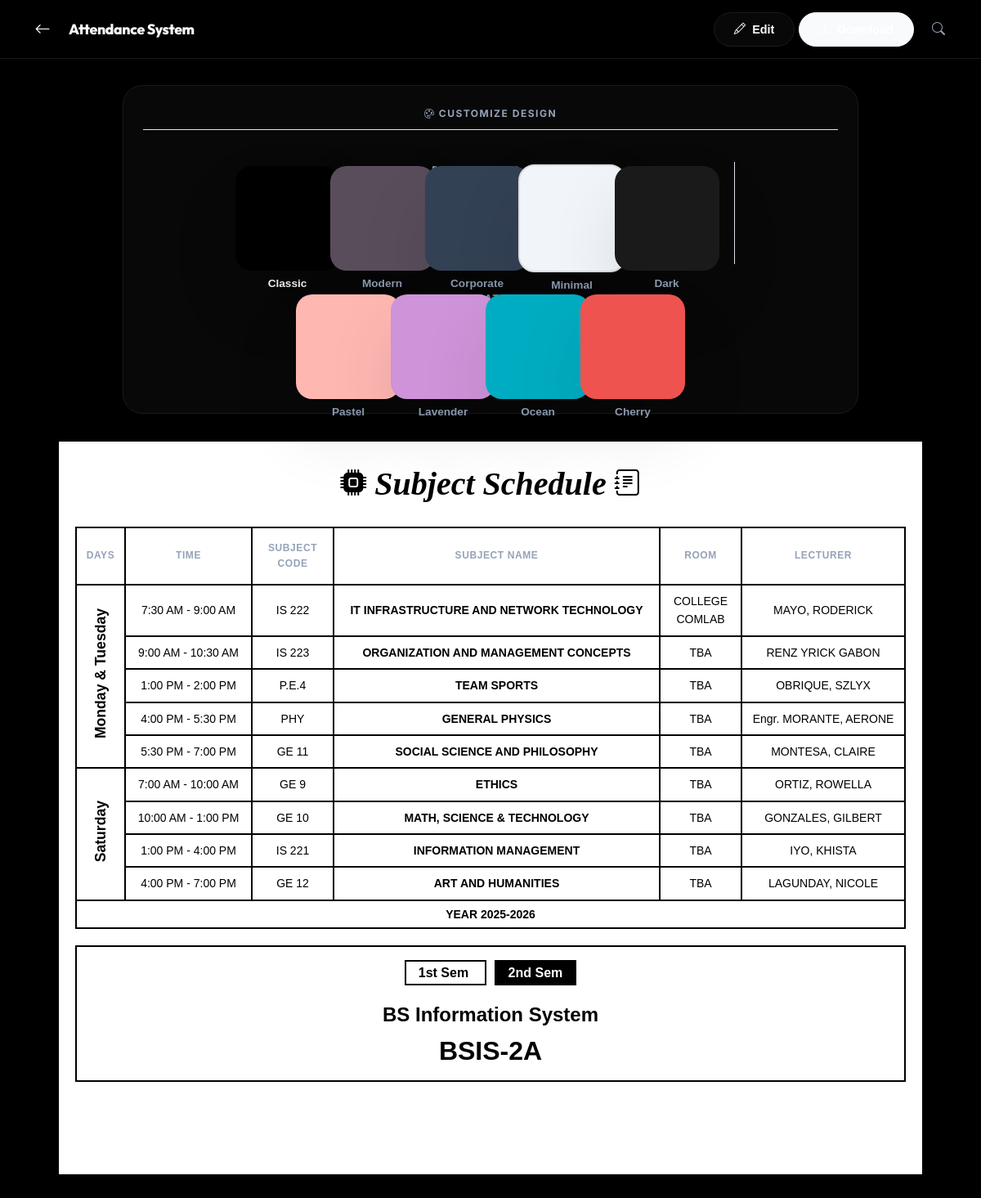
Page /schedule.php on the committed database.
### tables this page shows
CREATE TABLE schedules (
            id INTEGER PRIMARY KEY AUTOINCREMENT,
            subject_id INTEGER NOT NULL,
            day_of_week TEXT NOT NULL, -- Monday, Tuesday...
            start_time TEXT NOT NULL, -- HH:MM (24-hour)
            end_time TEXT NOT NULL,    -- HH:MM
            FOREIGN KEY(subject_id) REFERENCES subjects(id) ON DELETE CASCADE
        );

CREATE TABLE subjects (
            id INTEGER PRIMARY KEY AUTOINCREMENT,
            name TEXT NOT NULL,
            semester TEXT NOT NULL,
            created_at TIMESTAMP DEFAULT CURRENT_TIMESTAMP
        , code TEXT, room TEXT, lecturer TEXT, category TEXT DEFAULT 'subject', is_active INTEGER DEFAULT 1, school_year TEXT);

### schedule.php (the view, shortened to what this page needs)
<?php
require_once 'includes/db.php';
$settingsQuery = $pdo->query("SELECT * FROM schedule_settings");
$meta = [];
while ($row = $settingsQuery->fetch(PDO::FETCH_ASSOC)) {
    $meta[$row['key']] = $row['value'];
}
$semester1 = $meta['semester1'] ?? '1st Sem';
$semester2 = $meta['semester2'] ?? '2nd Sem';
$activeSem = $meta['active_sem'] ?? '2';
$year = $meta['year'] ?? 'YEAR 2025-2026';
$sectionCourse = $meta['section_course'] ?? 'BS Information System';
$sectionName = $meta['section_name'] ?? 'BSIS-2A';
$stmt = $pdo->query("SELECT s.*, sch.day_of_week, sch.start_time, sch.end_time
                     FROM subjects s
                     JOIN schedules sch ON s.id = sch.subject_id
                     ORDER BY sch.day_of_week, sch.start_time");
$data = $stmt->fetchAll(PDO::FETCH_ASSOC);
$grouped = [];
foreach ($data as $row) {
    $key = $row['name'] . '_' . $row['start_time'];
    if (!isset($grouped[$key])) {
        $grouped[$key] = [
            'id' => $row['id'],
            'name' => $row['name'],
            'code' => $row['code'],
            'room' => $row['room'],
            'lecturer' => $row['lecturer'],
            'time' => date('g:i A', strtotime($row['start_time'])) . ' - ' . date('g:i A', strtotime($row['end_time'])),
            'raw_start' => $row['start_time'],
            'days' => []
        ];
    }
    $grouped[$key]['days'][] = $row['day_of_week'];
}
$monTue = [];
$sat = [];
$other = [];
foreach ($grouped as $g) {
    sort($g['days']);
    $dayStr = implode(' & ', $g['days']);
    $g['dayStr'] = $dayStr;
    if (strpos($dayStr, 'Monday') !== false || strpos($dayStr, 'Tuesday') !== false) {
        $monTue[] = $g;
    } elseif (strpos($dayStr, 'Saturday') !== false) {
        $sat[] = $g;
    } else {
        $other[] = $g;
    }
}
$sortByTime = function($a, $b) {
    return strcmp($a['raw_start'], $b['raw_start']);
};
usort($monTue, $sortByTime);
usort($sat, $sortByTime);
?>
<!DOCTYPE html>
<html lang="en">
<head>
    <link href="assets/css/style.css" rel="stylesheet">
    <link rel="stylesheet" href="assets/vendor/bootstrap-icons/bootstrap-icons.css">
</head>
<body>
    <?php
    $navbar_actions = '
        <div class="nav-actions">
            <button onclick="toggleEditMode()" class="btn btn-ghost" id="btn-edit" style="color: var(--text-main); border-radius: 50px;">
                <i class="bi bi-pencil"></i> <span class="hide-mobile">Edit</span>
            </button>
            <button onclick="downloadImage()" class="btn btn-primary" id="btn-download" style="border-radius: 50px;">
                <i class="bi bi-download"></i> <span class="hide-mobile">Download</span>
            </button>
        </div>
    ';
    include 'includes/navbar.php';
    ?>
    <main class="container">
        <div class="controls animate-fade-up">
            <div class="theme-group-label" style="text-align: center; width: 100%; border-bottom: 1px solid #e2e8f0; padding-bottom: 10px; margin-bottom: 15px;">
                <i class="bi bi-palette"></i> Customize Design
            </div>
            <div class="mobile-force-stack" style="display: flex; gap: 2rem; width: 100%; justify-content: center; flex-wrap: wrap;">
                <div style="display: flex; flex-direction: column; gap: 0.5rem; align-items: center;">
                    <span class="theme-group-label">Professional</span>
                    <div class="theme-grid">
                        <button onclick="setTheme('classic')" class="btn-theme active" id="btn-template-classic">
                            <div class="theme-preview-color" style="background:#000;"></div>
                            <span>Classic</span>
                        </button>
                        <button onclick="setTheme('modern')" class="btn-theme" id="btn-template-modern">
                            <div class="theme-preview-color" style="background:#594d5b;"></div>
                            <span>Modern</span>
                        </button>
                        <button onclick="setTheme('corporate')" class="btn-theme" id="btn-template-corporate">
                            <div class="theme-preview-color" style="background:#334155;"></div>
                            <span>Corporate</span>
                        </button>
                        <button onclick="setTheme('minimal')" class="btn-theme" id="btn-template-minimal">
                            <div class="theme-preview-color" style="background:#f1f5f9; border: 2px solid #ddd;"></div>
                            <span>Minimal</span>
                        </button>
                        <button onclick="setTheme('dark')" class="btn-theme" id="btn-template-dark">
                            <div class="theme-preview-color" style="background:#1a1a1a;"></div>
                            <span>Dark</span>
                        </button>
                    </div>
                </div>
                <div style="display: flex; flex-direction: column; gap: 0.5rem; align-items: center;">
                    <span class="theme-group-label">Creative</span>
                    <div class="theme-grid">
                        <button onclick="setTheme('pastel')" class="btn-theme" id="btn-template-pastel">
                            <div class="theme-preview-color" style="background:#ffb7b2;"></div>
                            <span>Pastel</span>
                        </button>
                        <button onclick="setTheme('lavender')" class="btn-theme" id="btn-template-lavender">
                            <div class="theme-preview-color" style="background:#ce93d8;"></div>
                            <span>Lavender</span>
                        </button>
                        <button onclick="setTheme('ocean')" class="btn-theme" id="btn-template-ocean">
                            <div class="theme-preview-color" style="background:#00acc1;"></div>
                            <span>Ocean</span>
                        </button>
                        <button onclick="setTheme('cherry')" class="btn-theme" id="btn-template-cherry">
                            <div class="theme-preview-color" style="background:#ef5350;"></div>
                            <span>Cherry</span>
                        </button>
                    </div>
                </div>
            </div>
        </div>
        <div id="schedule-capture" class="theme-classic">
            <div class="template-preview schedule-container">
                <div class="header-title">
                     <?php if(true): ?>
                    <i class="bi bi-cpu-fill" style=" font-size: 2rem;"></i>
                    <span>Subject Schedule</span>
                    <i class="bi bi-journal-text" style="font-size: 2rem;"></i>
                     <?php endif; ?>
                </div>
                <table id="schedule-table">
                    <thead>
                        <tr>
                            <th style="width: 60px;">Days</th>
                            <th style="width: 155px;">Time</th>
                            <th style="width: 100px;">Subject Code</th>
                            <th>Subject Name</th>
                            <th style="width: 100px;">Room</th>
                            <th style="width: 200px;">Lecturer</th>
                        </tr>
                    </thead>
                    <tbody>
                        <?php $first=true; $rows=count($monTue); foreach($monTue as $i => $row): ?>
                        <tr class="row-container" ondblclick="editRow(<?= htmlspecialchars(json_encode($row)) ?>)">
                            <?php if($first): ?>
                                <td rowspan="<?= $rows ?>" style="vertical-align: middle;">
                                    <div class="vertical-text">Monday & Tuesday</div>
                                </td>
                                <?php $first=false; ?>
                            <?php endif; ?>
                            <td>
                                <?= $row['time'] ?>
                            </td>
                            <td><?= $row['code'] ?></td>
                            <td style="font-weight: bold;"><?= $row['name'] ?></td>
                            <td><?= $row['room'] ?></td>
                            <td><?= $row['lecturer'] ?></td>
                        </tr>
                        <?php endforeach; ?>
                        <?php $first=true; $rows=count($sat); foreach($sat as $i => $row): ?>
                        <tr class="row-container" ondblclick="editRow(<?= htmlspecialchars(json_encode($row)) ?>)">
                            <?php if($first): ?>
                                <td rowspan="<?= $rows ?>" style="vertical-align: middle;">
                                    <div class="vertical-text">Saturday</div>
                                </td>
                                <?php $first=false; ?>
                            <?php endif; ?>
                            <td>
                                <?= $row['time'] ?>
                            </td>
                            <td><?= $row['code'] ?></td>
                            <td style="font-weight: bold;"><?= $row['name'] ?></td>
                            <td><?= $row['room'] ?></td>
                            <td><?= $row['lecturer'] ?></td>
                        </tr>
                        <?php endforeach; ?>
                        <tr>
                            <td colspan="6" class="sub-header" style="height: 30px; vertical-align: middle;">
                                <?= $year ?>
                            </td>
                        </tr>
                    </tbody>
                </table>
                <div class="footer-info">
                   <span class="<?= $activeSem == '1' ? 'active-sem' : '' ?>" style="border: 2px solid black; padding: 5px 15px; margin-right: 10px; font-size: 1rem; <?= $activeSem == '1' ? 'background:black; color:white;' : '' ?>">
                        <?= $semester1 ?>
                   </span>
                   <span class="<?= $activeSem == '2' ? 'active-sem' : '' ?>" style="border: 2px solid black; padding: 5px 15px; font-size: 1rem; <?= $activeSem == '2' ? 'background:black; color:white;' : '' ?>">
                        <?= $semester2 ?>
                   </span>
                   <div style="margin-top: 15px;">
                       <?= $sectionCourse ?><br>
                       <span style="font-size: 2rem;"><?= $sectionName ?></span>
                   </div>
                </div>
            </div>
        </div>
    </main>
</body>
</html>

### includes/navbar.php (shortened to what this page needs)
<?php
$currentPage = basename($_SERVER['PHP_SELF']);
$backUrl = 'index.php';
$referer = $_SERVER['HTTP_REFERER'] ?? '';
$host = $_SERVER['HTTP_HOST'] ?? '';
$foundHistoryBack = false;
if (!$foundHistoryBack) {
    if (!empty($referer) && strpos($referer, $host) !== false && strpos($referer, $currentPage) === false) {
        $backUrl = $referer;
    }
}
$isHome = $currentPage === 'index.php';
$title = 'Attendance System';
$explicitBackUrl = $backUrl . (strpos($backUrl, '?') !== false ? '&' : '?') . 'nav=back';
?>
<nav class="navbar" id="topNavbar">
    <?php if ($isHome): ?>
        <div class="brand flex-center" style="gap: 12px;">
            <i class="bi bi-qr-code-scan" style="font-size: 1.5rem;"></i>
            <h3 style="margin:0;">Attendance<span class="text-gradient"> System</span></h3>
        </div>
        <div style="display: flex; align-items: center; gap: 15px;">
            <button onclick="openGlobalSearch()" class="btn btn-ghost" style="padding: 0.4rem 1.25rem; border-radius: 50px; font-size: 0.85rem; color: var(--text-muted); background: rgba(0,0,0,0.03); border: none;">
                <i class="bi bi-search"></i> <span class="d-none-mobile" style="margin-left: 5px;">Search</span>
            </button>
        </div>
    <?php else: ?>
        <div class="flex-center" style="gap: 12px;">
            <a href="<?= $explicitBackUrl ?>" class="btn btn-ghost" style="padding: 0; border-radius: 50%; width: 40px; height: 40px; display: flex; justify-content: center; align-items: center; border: none; background: rgba(0,0,0,0.03);">
                <i class="bi bi-arrow-left" style="font-size: 1.2rem;"></i>
            </a>
            <div style="display: flex; flex-direction: column;">
                <h3 style="margin:0; font-size: 1.1rem; font-weight: 800; letter-spacing: -0.02em; line-height: 1.1;"><?= $title ?></h3>
            </div>
        </div>
        <div class="flex-center" style="gap: 10px;">
            <?php if (isset($navbar_actions)): ?>
                <?= $navbar_actions ?>
            <?php endif; ?>
            <button onclick="openGlobalSearch()" class="btn btn-ghost d-none-mobile" style="width: 40px; height: 40px; border-radius: 50%; display: flex; align-items: center; justify-content: center; padding: 0; border: none; background: rgba(0,0,0,0.03);">
                <i class="bi bi-search" style="font-size: 1rem; color: var(--text-muted);"></i>
            </button>
        </div>
    <?php endif; ?>
</nav>

### assets/css/style.css (style rules this page uses)
:root { --bg-main: #fcfcfc; --bg-card: #ffffff; --primary: #1e293b; --primary-hover: #334155; --accent: #3b82f6; --success: #059669; --warning: #d97706; --danger: #dc2626; --text-main: #0f172a; --text-muted: #64748b; --border: #e2e8f0; --bg-hover: #f8fafc; --shadow-sm: none; --shadow-md: none; --shadow-lg: none; --radius-lg: 20px; --radius-md: 12px; --radius-sm: 8px; --header-height: 72px; --glass-bg: rgba(255, 255, 255, 0.85); --glass-border: rgba(255, 255, 255, 0.4); --glass-shadow: 0 8px 32px 0 rgba(15, 23, 42, 0.08); --ease-out-expo: cubic-bezier(0.19, 1, 0.22, 1); }
html.dark { --bg-main: #000000; --bg-card: #080808; --primary: #f8fafc; --primary-hover: #e2e8f0; --accent: #3b82f6; --text-main: #f8fafc; --text-muted: #94a3b8; --border: #1a1a1a; --bg-hover: #121212; --glass-bg: rgba(0, 0, 0, 0.8); --glass-border: rgba(255, 255, 255, 0.05); --glass-shadow: 0 8px 32px 0 rgba(0, 0, 0, 0.4); }
table { width: 100%; border-collapse: separate; border-spacing: 0; }
th { text-align: left; padding: 1.25rem 1.5rem; background: var(--bg-card); color: var(--text-muted); font-size: 0.75rem; text-transform: uppercase; letter-spacing: 0.05em; font-weight: 600; border-bottom: 2px solid var(--border); }
td { padding: 1.25rem 1.5rem; border-bottom: 1px solid var(--border); vertical-align: middle; }
* { box-sizing: border-box; margin: 0; padding: 0; -webkit-tap-highlight-color: transparent; }
body { font-family: 'Inter', sans-serif; background-color: var(--bg-main); color: var(--text-main); min-height: 100vh; overflow-x: hidden; line-height: 1.6; padding-bottom: 120px; }
h1, h2, h3, h4, h5, h6 { font-family: 'Outfit', sans-serif; color: var(--text-main); margin-bottom: 0.5rem; letter-spacing: -0.02em; font-weight: 600; }
h3 { font-size: 1.5rem; }
a { text-decoration: none; color: inherit; transition: all 0.3s var(--ease-out-expo); }
.container { max-width: 1100px; margin: 0 auto; padding: 0 20px; }
.flex-center { display: flex; align-items: center; justify-content: center; }
.navbar { height: var(--header-height); display: flex; align-items: center; justify-content: space-between; padding: 0 2rem; position: sticky; top: 0; z-index: 100; background: var(--glass-bg); backdrop-filter: blur(16px); -webkit-backdrop-filter: blur(16px); border-bottom: 1px solid var(--border); transition: all 0.3s var(--ease-out-expo); }
.btn { display: inline-flex; align-items: center; gap: 0.5rem; padding: 0.75rem 1.5rem; border-radius: var(--radius-md); font-weight: 700; font-size: 0.9rem; cursor: pointer; border: 1px solid transparent; transition: all 0.3s var(--ease-out-expo); position: relative; overflow: hidden; }
.btn-primary { background-color: var(--primary); color: white; border: 1px solid var(--primary); }
.btn-ghost { background-color: var(--bg-card); color: var(--text-main); border: 1px solid var(--border); }
.animate-fade-up { animation: fadeIn 0.6s var(--ease-out-expo) forwards; }

### rows in the picture
schedules: time "7:00 AM - 10:00 AM", subject.code "GE 9", subject.name "ETHICS", subject.room "TBA", subject.lecturer "ORTIZ, ROWELLA"
schedules: time "10:00 AM - 1:00 PM", subject.code "GE 10", subject.name "MATH, SCIENCE & TECHNOLOGY", subject.room "TBA", subject.lecturer "GONZALES, GILBERT"
schedules: time "1:00 PM - 4:00 PM", subject.code "IS 221", subject.name "INFORMATION MANAGEMENT", subject.room "TBA", subject.lecturer "IYO, KHISTA"
schedules: time "4:00 PM - 7:00 PM", subject.code "GE 12", subject.name "ART AND HUMANITIES", subject.room "TBA", subject.lecturer "LAGUNDAY, NICOLE"

### other values in the picture
$title "Attendance System"
$row['time'] "7:30 AM - 9:00 AM"
$row['code'] "IS 222"
$row['name'] "IT INFRASTRUCTURE AND NETWORK TECHNOLOGY"
$row['room'] "COLLEGE COMLAB"
$row['lecturer'] "MAYO, RODERICK"
$row['time'] "9:00 AM - 10:30 AM"
$row['code'] "IS 223"
$row['name'] "ORGANIZATION AND MANAGEMENT CONCEPTS"
$row['room'] "TBA"
$row['lecturer'] "RENZ YRICK GABON"
$row['time'] "1:00 PM - 2:00 PM"
$row['code'] "P.E.4"
$row['name'] "TEAM SPORTS"
$row['lecturer'] "OBRIQUE, SZLYX"
